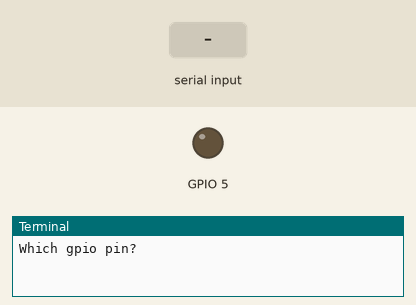
This program was run on a simulated Raspberry Pi (BCM pin numbers). On the bench: output pins drawn as LEDs (lit = HIGH), the last lines printed to the terminal. Dashed ring = blinking. Inputs (shaded band) come from the test bench.

Above: at 1.2 s.
1.3 s: "5" typed at the terminal
At 2.1 s:
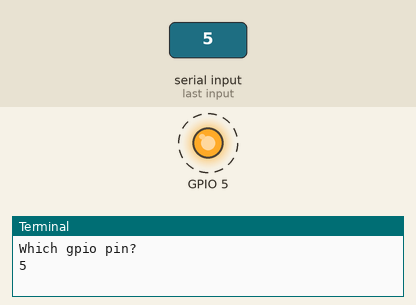
Timing chart, 0 to 10.3 s (numbered marks = the images above; inputs shaded):
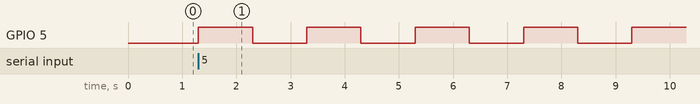

The program:

led_blink_basic.py
```python
"""
Web : https://gpiozero.readthedocs.io/en/v1.3.1/recipes.html#led
Usage : python led_blink_basic.py
"""
from gpiozero import LED
from time import sleep
from sys import exit
import signal

try:
	gpio_pin_num = int(raw_input("Which gpio pin?"))
except ValueError:
	print "Oops! That was no valid number. Try again.."
	exit()

led = LED(gpio_pin_num)

try:
	while True:
		led.on()
		sleep(1)
		led.off()
		sleep(1)
except KeyboardInterrupt:
	pass
finally:
	print("Handling Ctrl+C")
```

Measured:
- after the input at 1.3 s, GPIO 5: alternates HIGH for 1.0 s and LOW for 1.0 s, starting at once
